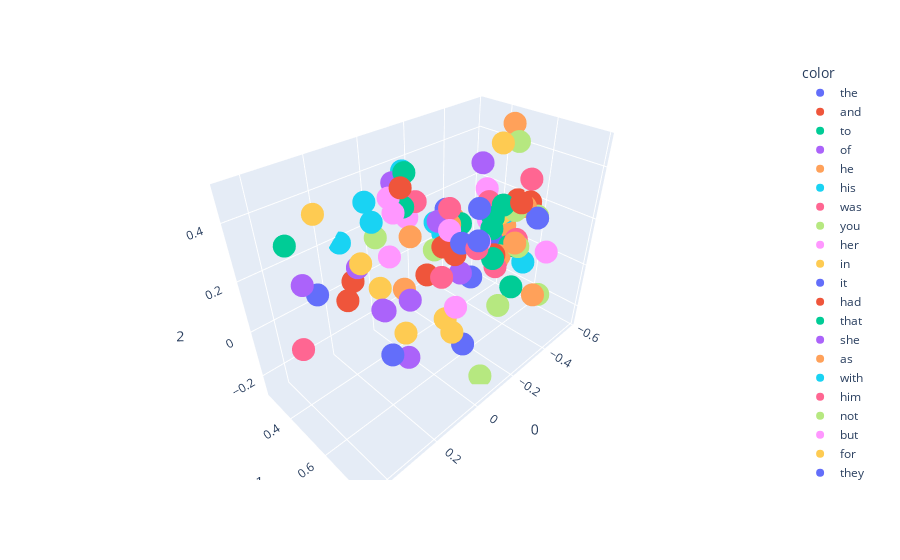

Notebook source saved alongside this figure:
### Code cell
import plotly.express as px
fig=px.scatter_3d(x[:100],x=0,y=1,z=2,color= self_model.wv.index_to_key[:100])
fig.show()

### Figure 1 — Plotly figure (JSON) as saved in the notebook; plotly's stock layout.template omitted (floating-point values rounded to 4 significant figures)
{"data": [{"hovertemplate": "color=the<br>0=%{x}<br>1=%{y}<br>2=%{z}<extra></extra>", "legendgroup": "the", "marker": {"color": "#636efa", "symbol": "circle"}, "mode": "markers", "name": "the", "scene": "scene", "showlegend": true, "type": "scatter3d", "x": [0.1778], "y": [0.5853], "z": [-0.08194]}, {"hovertemplate": "color=and<br>0=%{x}<br>1=%{y}<br>2=%{z}<extra></extra>", "legendgroup": "and", "marker": {"color": "#EF553B", "symbol": "circle"}, "mode": "markers", "name": "and", "scene": "scene", "showlegend": true, "type": "scatter3d", "x": [0.17], "y": [0.3484], "z": [0.00561]}, {"hovertemplate": "color=to<br>0=%{x}<br>1=%{y}<br>2=%{z}<extra></extra>", "legendgroup": "to", "marker": {"color": "#00cc96", "symbol": "circle"}, "mode": "markers", "name": "to", "scene": "scene", "showlegend": true, "type": "scatter3d", "x": [-0.2956], "y": [0.5872], "z": [0.1983]}, {"hovertemplate": "color=of<br>0=%{x}<br>1=%{y}<br>2=%{z}<extra></extra>", "legendgroup": "of", "marker": {"color": "#ab63fa", "symbol": "circle"}, "mode": "markers", "name": "of", "scene": "scene", "showlegend": true, "type": "scatter3d", "x": [0.01633], "y": [0.3539], "z": [-0.1274]}, {"hovertemplate": "color=he<br>0=%{x}<br>1=%{y}<br>2=%{z}<extra></extra>", "legendgroup": "he", "marker": {"color": "#FFA15A", "symbol": "circle"}, "mode": "markers", "name": "he", "scene": "scene", "showlegend": true, "type": "scatter3d", "x": [-0.1207], "y": [0.5487], "z": [0.2707]}, {"hovertemplate": "color=his<br>0=%{x}<br>1=%{y}<br>2=%{z}<extra></extra>", "legendgroup": "his", "marker": {"color": "#19d3f3", "symbol": "circle"}, "mode": "markers", "name": "his", "scene": "scene", "showlegend": true, "type": "scatter3d", "x": [0.02971], "y": [0.2993], "z": [0.315]}, {"hovertemplate": "color=was<br>0=%{x}<br>1=%{y}<br>2=%{z}<extra></extra>", "legendgroup": "was", "marker": {"color": "#FF6692", "symbol": "circle"}, "mode": "markers", "name": "was", "scene": "scene", "showlegend": true, "type": "scatter3d", "x": [-0.1078], "y": [0.4003], "z": [0.3038]}, {"hovertemplate": "color=you<br>0=%{x}<br>1=%{y}<br>2=%{z}<extra></extra>", "legendgroup": "you", "marker": {"color": "#B6E880", "symbol": "circle"}, "mode": "markers", "name": "you", "scene": "scene", "showlegend": true, "type": "scatter3d", "x": [-0.532], "y": [0.6157], "z": [0.1662]}, {"hovertemplate": "color=her<br>0=%{x}<br>1=%{y}<br>2=%{z}<extra></extra>", "legendgroup": "her", "marker": {"color": "#FF97FF", "symbol": "circle"}, "mode": "markers", "name": "her", "scene": "scene", "showlegend": true, "type": "scatter3d", "x": [0.005272], "y": [0.3968], "z": [0.3569]}, {"hovertemplate": "color=in<br>0=%{x}<br>1=%{y}<br>2=%{z}<extra></extra>", "legendgroup": "in", "marker": {"color": "#FECB52", "symbol": "circle"}, "mode": "markers", "name": "in", "scene": "scene", "showlegend": true, "type": "scatter3d", "x": [0.08696], "y": [0.4267], "z": [0.05675]}, {"hovertemplate": "color=it<br>0=%{x}<br>1=%{y}<br>2=%{z}<extra></extra>", "legendgroup": "it", "marker": {"color": "#636efa", "symbol": "circle"}, "mode": "markers", "name": "it", "scene": "scene", "showlegend": true, "type": "scatter3d", "x": [-0.09636], "y": [0.6244], "z": [0.2436]}, {"hovertemplate": "color=had<br>0=%{x}<br>1=%{y}<br>2=%{z}<extra></extra>", "legendgroup": "had", "marker": {"color": "#EF553B", "symbol": "circle"}, "mode": "markers", "name": "had", "scene": "scene", "showlegend": true, "type": "scatter3d", "x": [-0.1329], "y": [0.508], "z": [0.1601]}, {"hovertemplate": "color=that<br>0=%{x}<br>1=%{y}<br>2=%{z}<extra></extra>", "legendgroup": "that", "marker": {"color": "#00cc96", "symbol": "circle"}, "mode": "markers", "name": "that", "scene": "scene", "showlegend": true, "type": "scatter3d", "x": [-0.289], "y": [0.6057], "z": [0.08457]}, {"hovertemplate": "color=she<br>0=%{x}<br>1=%{y}<br>2=%{z}<extra></extra>", "legendgroup": "she", "marker": {"color": "#ab63fa", "symbol": "circle"}, "mode": "markers", "name": "she", "scene": "scene", "showlegend": true, "type": "scatter3d", "x": [-0.09303], "y": [0.5233], "z": [0.2836]}, {"hovertemplate": "color=as<br>0=%{x}<br>1=%{y}<br>2=%{z}<extra></extra>", "legendgroup": "as", "marker": {"color": "#FFA15A", "symbol": "circle"}, "mode": "markers", "name": "as", "scene": "scene", "showlegend": true, "type": "scatter3d", "x": [-0.01334], "y": [0.4747], "z": [0.2387]}, {"hovertemplate": "color=with<br>0=%{x}<br>1=%{y}<br>2=%{z}<extra></extra>", "legendgroup": "with", "marker": {"color": "#19d3f3", "symbol": "circle"}, "mode": "markers", "name": "with", "scene": "scene", "showlegend": true, "type": "scatter3d", "x": [0.1246], "y": [0.27], "z": [0.1848]}, {"hovertemplate": "color=him<br>0=%{x}<br>1=%{y}<br>2=%{z}<extra></extra>", "legendgroup": "him", "marker": {"color": "#FF6692", "symbol": "circle"}, "mode": "markers", "name": "him", "scene": "scene", "showlegend": true, "type": "scatter3d", "x": [-0.1206], "y": [0.5471], "z": [0.329]}, {"hovertemplate": "color=not<br>0=%{x}<br>1=%{y}<br>2=%{z}<extra></extra>", "legendgroup": "not", "marker": {"color": "#B6E880", "symbol": "circle"}, "mode": "markers", "name": "not", "scene": "scene", "showlegend": true, "type": "scatter3d", "x": [-0.457], "y": [0.566], "z": [0.1996]}, {"hovertemplate": "color=but<br>0=%{x}<br>1=%{y}<br>2=%{z}<extra></extra>", "legendgroup": "but", "marker": {"color": "#FF97FF", "symbol": "circle"}, "mode": "markers", "name": "but", "scene": "scene", "showlegend": true, "type": "scatter3d", "x": [-0.2324], "y": [0.5871], "z": [0.1723]}, {"hovertemplate": "color=for<br>0=%{x}<br>1=%{y}<br>2=%{z}<extra></extra>", "legendgroup": "for", "marker": {"color": "#FECB52", "symbol": "circle"}, "mode": "markers", "name": "for", "scene": "scene", "showlegend": true, "type": "scatter3d", "x": [-0.4338], "y": [0.5202], "z": [0.1813]}, {"hovertemplate": "color=they<br>0=%{x}<br>1=%{y}<br>2=%{z}<extra></extra>", "legendgroup": "they", "marker": {"color": "#636efa", "symbol": "circle"}, "mode": "markers", "name": "they", "scene": "scene", "showlegend": true, "type": "scatter3d", "x": [-0.02126], "y": [0.7117], "z": [-0.0821]}, {"hovertemplate": "color=is<br>0=%{x}<br>1=%{y}<br>2=%{z}<extra></extra>", "legendgroup": "is", "marker": {"color": "#EF553B", "symbol": "circle"}, "mode": "markers", "name": "is", "scene": "scene", "showlegend": true, "type": "scatter3d", "x": [-0.5759], "y": [0.4908], "z": [0.1727]}, {"hovertemplate": "color=at<br>0=%{x}<br>1=%{y}<br>2=%{z}<extra></extra>", "legendgroup": "at", "marker": {"color": "#00cc96", "symbol": "circle"}, "mode": "markers", "name": "at", "scene": "scene", "showlegend": true, "type": "scatter3d", "x": [-0.05284], "y": [0.3985], "z": [0.3033]}, {"hovertemplate": "color=on<br>0=%{x}<br>1=%{y}<br>2=%{z}<extra></extra>", "legendgroup": "on", "marker": {"color": "#ab63fa", "symbol": "circle"}, "mode": "markers", "name": "on", "scene": "scene", "showlegend": true, "type": "scatter3d", "x": [0.1925], "y": [0.4588], "z": [0.21]}, {"hovertemplate": "color=said<br>0=%{x}<br>1=%{y}<br>2=%{z}<extra></extra>", "legendgroup": "said", "marker": {"color": "#FFA15A", "symbol": "circle"}, "mode": "markers", "name": "said", "scene": "scene", "showlegend": true, "type": "scatter3d", "x": [-0.533], "y": [0.4727], "z": [0.4849]}, {"hovertemplate": "color=my<br>0=%{x}<br>1=%{y}<br>2=%{z}<extra></extra>", "legendgroup": "my", "marker": {"color": "#19d3f3", "symbol": "circle"}, "mode": "markers", "name": "my", "scene": "scene", "showlegend": true, "type": "scatter3d", "x": [-0.4755], "y": [0.5094], "z": [0.1648]}, {"hovertemplate": "color=have<br>0=%{x}<br>1=%{y}<br>2=%{z}<extra></extra>", "legendgroup": "have", "marker": {"color": "#FF6692", "symbol": "circle"}, "mode": "markers", "name": "have", "scene": "scene", "showlegend": true, "type": "scatter3d", "x": [-0.4007], "y": [0.6216], "z": [0.1232]}, {"hovertemplate": "color=be<br>0=%{x}<br>1=%{y}<br>2=%{z}<extra></extra>", "legendgroup": "be", "marker": {"color": "#B6E880", "symbol": "circle"}, "mode": "markers", "name": "be", "scene": "scene", "showlegend": true, "type": "scatter3d", "x": [-0.3834], "y": [0.6433], "z": [0.1098]}, {"hovertemplate": "color=lord<br>0=%{x}<br>1=%{y}<br>2=%{z}<extra></extra>", "legendgroup": "lord", "marker": {"color": "#FF97FF", "symbol": "circle"}, "mode": "markers", "name": "lord", "scene": "scene", "showlegend": true, "type": "scatter3d", "x": [-0.4797], "y": [0.4254], "z": [0.09636]}, {"hovertemplate": "color=them<br>0=%{x}<br>1=%{y}<br>2=%{z}<extra></extra>", "legendgroup": "them", "marker": {"color": "#FECB52", "symbol": "circle"}, "mode": "markers", "name": "them", "scene": "scene", "showlegend": true, "type": "scatter3d", "x": [0.003104], "y": [0.6839], "z": [-0.03162]}, {"hovertemplate": "color=no<br>0=%{x}<br>1=%{y}<br>2=%{z}<extra></extra>", "legendgroup": "no", "marker": {"color": "#636efa", "symbol": "circle"}, "mode": "markers", "name": "no", "scene": "scene", "showlegend": true, "type": "scatter3d", "x": [-0.3756], "y": [0.5346], "z": [0.08301]}, {"hovertemplate": "color=from<br>0=%{x}<br>1=%{y}<br>2=%{z}<extra></extra>", "legendgroup": "from", "marker": {"color": "#EF553B", "symbol": "circle"}, "mode": "markers", "name": "from", "scene": "scene", "showlegend": true, "type": "scatter3d", "x": [0.1981], "y": [0.4346], "z": [0.1481]}, {"hovertemplate": "color=would<br>0=%{x}<br>1=%{y}<br>2=%{z}<extra></extra>", "legendgroup": "would", "marker": {"color": "#00cc96", "symbol": "circle"}, "mode": "markers", "name": "would", "scene": "scene", "showlegend": true, "type": "scatter3d", "x": [-0.3915], "y": [0.5569], "z": [0.2429]}, {"hovertemplate": "color=were<br>0=%{x}<br>1=%{y}<br>2=%{z}<extra></extra>", "legendgroup": "were", "marker": {"color": "#ab63fa", "symbol": "circle"}, "mode": "markers", "name": "were", "scene": "scene", "showlegend": true, "type": "scatter3d", "x": [0.01803], "y": [0.5002], "z": [0.008043]}, {"hovertemplate": "color=me<br>0=%{x}<br>1=%{y}<br>2=%{z}<extra></extra>", "legendgroup": "me", "marker": {"color": "#FFA15A", "symbol": "circle"}, "mode": "markers", "name": "me", "scene": "scene", "showlegend": true, "type": "scatter3d", "x": [-0.4953], "y": [0.5815], "z": [0.207]}, {"hovertemplate": "color=your<br>0=%{x}<br>1=%{y}<br>2=%{z}<extra></extra>", "legendgroup": "your", "marker": {"color": "#19d3f3", "symbol": "circle"}, "mode": "markers", "name": "your", "scene": "scene", "showlegend": true, "type": "scatter3d", "x": [-0.4574], "y": [0.4806], "z": [0.1671]}, {"hovertemplate": "color=one<br>0=%{x}<br>1=%{y}<br>2=%{z}<extra></extra>", "legendgroup": "one", "marker": {"color": "#FF6692", "symbol": "circle"}, "mode": "markers", "name": "one", "scene": "scene", "showlegend": true, "type": "scatter3d", "x": [-0.03673], "y": [0.596], "z": [0.1262]}, {"hovertemplate": "color=all<br>0=%{x}<br>1=%{y}<br>2=%{z}<extra></extra>", "legendgroup": "all", "marker": {"color": "#B6E880", "symbol": "circle"}, "mode": "markers", "name": "all", "scene": "scene", "showlegend": true, "type": "scatter3d", "x": [-0.2261], "y": [0.6928], "z": [-0.04508]}, {"hovertemplate": "color=when<br>0=%{x}<br>1=%{y}<br>2=%{z}<extra></extra>", "legendgroup": "when", "marker": {"color": "#FF97FF", "symbol": "circle"}, "mode": "markers", "name": "when", "scene": "scene", "showlegend": true, "type": "scatter3d", "x": [-0.09147], "y": [0.5761], "z": [0.2724]}, {"hovertemplate": "color=will<br>0=%{x}<br>1=%{y}<br>2=%{z}<extra></extra>", "legendgroup": "will", "marker": {"color": "#FECB52", "symbol": "circle"}, "mode": "markers", "name": "will", "scene": "scene", "showlegend": true, "type": "scatter3d", "x": [-0.4886], "y": [0.5346], "z": [0.1805]}, {"hovertemplate": "color=ser<br>0=%{x}<br>1=%{y}<br>2=%{z}<extra></extra>", "legendgroup": "ser", "marker": {"color": "#636efa", "symbol": "circle"}, "mode": "markers", "name": "ser", "scene": "scene", "showlegend": true, "type": "scatter3d", "x": [-0.3769], "y": [0.2895], "z": [0.1301]}, {"hovertemplate": "color=if<br>0=%{x}<br>1=%{y}<br>2=%{z}<extra></extra>", "legendgroup": "if", "marker": {"color": "#EF553B", "symbol": "circle"}, "mode": "markers", "name": "if", "scene": "scene", "showlegend": true, "type": "scatter3d", "x": [-0.4003], "y": [0.6274], "z": [0.2747]}, {"hovertemplate": "color=so<br>0=%{x}<br>1=%{y}<br>2=%{z}<extra></extra>", "legendgroup": "so", "marker": {"color": "#00cc96", "symbol": "circle"}, "mode": "markers", "name": "so", "scene": "scene", "showlegend": true, "type": "scatter3d", "x": [-0.1686], "y": [0.5529], "z": [0.2562]}, {"hovertemplate": "color=their<br>0=%{x}<br>1=%{y}<br>2=%{z}<extra></extra>", "legendgroup": "their", "marker": {"color": "#ab63fa", "symbol": "circle"}, "mode": "markers", "name": "their", "scene": "scene", "showlegend": true, "type": "scatter3d", "x": [0.0676], "y": [0.5382], "z": [-0.2044]}, {"hovertemplate": "color=we<br>0=%{x}<br>1=%{y}<br>2=%{z}<extra></extra>", "legendgroup": "we", "marker": {"color": "#FFA15A", "symbol": "circle"}, "mode": "markers", "name": "we", "scene": "scene", "showlegend": true, "type": "scatter3d", "x": [-0.3674], "y": [0.7414], "z": [-0.04838]}, {"hovertemplate": "color=could<br>0=%{x}<br>1=%{y}<br>2=%{z}<extra></extra>", "legendgroup": "could", "marker": {"color": "#19d3f3", "symbol": "circle"}, "mode": "markers", "name": "could", "scene": "scene", "showlegend": true, "type": "scatter3d", "x": [-0.09533], "y": [0.5072], "z": [0.2718]}, {"hovertemplate": "color=are<br>0=%{x}<br>1=%{y}<br>2=%{z}<extra></extra>", "legendgroup": "are", "marker": {"color": "#FF6692", "symbol": "circle"}, "mode": "markers", "name": "are", "scene": "scene", "showlegend": true, "type": "scatter3d", "x": [-0.4173], "y": [0.5281], "z": [-0.02394]}, {"hovertemplate": "color=man<br>0=%{x}<br>1=%{y}<br>2=%{z}<extra></extra>", "legendgroup": "man", "marker": {"color": "#B6E880", "symbol": "circle"}, "mode": "markers", "name": "man", "scene": "scene", "showlegend": true, "type": "scatter3d", "x": [-0.1125], "y": [0.4869], "z": [0.1479]}, {"hovertemplate": "color=there<br>0=%{x}<br>1=%{y}<br>2=%{z}<extra></extra>", "legendgroup": "there", "marker": {"color": "#FF97FF", "symbol": "circle"}, "mode": "markers", "name": "there", "scene": "scene", "showlegend": true, "type": "scatter3d", "x": [-0.08315], "y": [0.6195], "z": [-0.01294]}, {"hovertemplate": "color=this<br>0=%{x}<br>1=%{y}<br>2=%{z}<extra></extra>", "legendgroup": "this", "marker": {"color": "#FECB52", "symbol": "circle"}, "mode": "markers", "name": "this", "scene": "scene", "showlegend": true, "type": "scatter3d", "x": [-0.4256], "y": [0.6066], "z": [0.09924]}, {"hovertemplate": "color=up<br>0=%{x}<br>1=%{y}<br>2=%{z}<extra></extra>", "legendgroup": "up", "marker": {"color": "#636efa", "symbol": "circle"}, "mode": "markers", "name": "up", "scene": "scene", "showlegend": true, "type": "scatter3d", "x": [0.4063], "y": [0.5762], "z": [0.2878]}, {"hovertemplate": "color=been<br>0=%{x}<br>1=%{y}<br>2=%{z}<extra></extra>", "legendgroup": "been", "marker": {"color": "#EF553B", "symbol": "circle"}, "mode": "markers", "name": "been", "scene": "scene", "showlegend": true, "type": "scatter3d", "x": [-0.1654], "y": [0.535], "z": [0.1261]}, {"hovertemplate": "color=what<br>0=%{x}<br>1=%{y}<br>2=%{z}<extra></extra>", "legendgroup": "what", "marker": {"color": "#00cc96", "symbol": "circle"}, "mode": "markers", "name": "what", "scene": "scene", "showlegend": true, "type": "scatter3d", "x": [-0.4], "y": [0.5959], "z": [0.0845]}, {"hovertemplate": "color=did<br>0=%{x}<br>1=%{y}<br>2=%{z}<extra></extra>", "legendgroup": "did", "marker": {"color": "#ab63fa", "symbol": "circle"}, "mode": "markers", "name": "did", "scene": "scene", "showlegend": true, "type": "scatter3d", "x": [-0.3666], "y": [0.4724], "z": [0.386]}, {"hovertemplate": "color=by<br>0=%{x}<br>1=%{y}<br>2=%{z}<extra></extra>", "legendgroup": "by", "marker": {"color": "#FFA15A", "symbol": "circle"}, "mode": "markers", "name": "by", "scene": "scene", "showlegend": true, "type": "scatter3d", "x": [-0.01613], "y": [0.4326], "z": [0.0005262]}, {"hovertemplate": "color=king<br>0=%{x}<br>1=%{y}<br>2=%{z}<extra></extra>", "legendgroup": "king", "marker": {"color": "#19d3f3", "symbol": "circle"}, "mode": "markers", "name": "king", "scene": "scene", "showlegend": true, "type": "scatter3d", "x": [-0.4075], "y": [0.657], "z": [0.03699]}, {"hovertemplate": "color=do<br>0=%{x}<br>1=%{y}<br>2=%{z}<extra></extra>", "legendgroup": "do", "marker": {"color": "#FF6692", "symbol": "circle"}, "mode": "markers", "name": "do", "scene": "scene", "showlegend": true, "type": "scatter3d", "x": [-0.5496], "y": [0.5598], "z": [0.2926]}, {"hovertemplate": "color=men<br>0=%{x}<br>1=%{y}<br>2=%{z}<extra></extra>", "legendgroup": "men", "marker": {"color": "#B6E880", "symbol": "circle"}, "mode": "markers", "name": "men", "scene": "scene", "showlegend": true, "type": "scatter3d", "x": [-0.09633], "y": [0.7366], "z": [-0.2735]}, {"hovertemplate": "color=back<br>0=%{x}<br>1=%{y}<br>2=%{z}<extra></extra>", "legendgroup": "back", "marker": {"color": "#FF97FF", "symbol": "circle"}, "mode": "markers", "name": "back", "scene": "scene", "showlegend": true, "type": "scatter3d", "x": [0.1704], "y": [0.6148], "z": [0.4518]}, {"hovertemplate": "color=out<br>0=%{x}<br>1=%{y}<br>2=%{z}<extra></extra>", "legendgroup": "out", "marker": {"color": "#FECB52", "symbol": "circle"}, "mode": "markers", "name": "out", "scene": "scene", "showlegend": true, "type": "scatter3d", "x": [0.2519], "y": [0.5618], "z": [0.3036]}, {"hovertemplate": "color=more<br>0=%{x}<br>1=%{y}<br>2=%{z}<extra></extra>", "legendgroup": "more", "marker": {"color": "#636efa", "symbol": "circle"}, "mode": "markers", "name": "more", "scene": "scene", "showlegend": true, "type": "scatter3d", "x": [-0.2219], "y": [0.5646], "z": [0.01654]}, {"hovertemplate": "color=or<br>0=%{x}<br>1=%{y}<br>2=%{z}<extra></extra>", "legendgroup": "or", "marker": {"color": "#EF553B", "symbol": "circle"}, "mode": "markers", "name": "or", "scene": "scene", "showlegend": true, "type": "scatter3d", "x": [-0.3301], "y": [0.5791], "z": [0.06922]}, {"hovertemplate": "color=who<br>0=%{x}<br>1=%{y}<br>2=%{z}<extra></extra>", "legendgroup": "who", "marker": {"color": "#00cc96", "symbol": "circle"}, "mode": "markers", "name": "who", "scene": "scene", "showlegend": true, "type": "scatter3d", "x": [-0.408], "y": [0.6157], "z": [-0.1008]}, {"hovertemplate": "color=down<br>0=%{x}<br>1=%{y}<br>2=%{z}<extra></extra>", "legendgroup": "down", "marker": {"color": "#ab63fa", "symbol": "circle"}, "mode": "markers", "name": "down", "scene": "scene", "showlegend": true, "type": "scatter3d", "x": [0.451], "y": [0.5902], "z": [0.3495]}, {"hovertemplate": "color=well<br>0=%{x}<br>1=%{y}<br>2=%{z}<extra></extra>", "legendgroup": "well", "marker": {"color": "#FFA15A", "symbol": "circle"}, "mode": "markers", "name": "well", "scene": "scene", "showlegend": true, "type": "scatter3d", "x": [-0.3538], "y": [0.5856], "z": [0.05692]}, {"hovertemplate": "color=than<br>0=%{x}<br>1=%{y}<br>2=%{z}<extra></extra>", "legendgroup": "than", "marker": {"color": "#19d3f3", "symbol": "circle"}, "mode": "markers", "name": "than", "scene": "scene", "showlegend": true, "type": "scatter3d", "x": [-0.1891], "y": [0.4532], "z": [0.1671]}, {"hovertemplate": "color=only<br>0=%{x}<br>1=%{y}<br>2=%{z}<extra></extra>", "legendgroup": "only", "marker": {"color": "#FF6692", "symbol": "circle"}, "mode": "markers", "name": "only", "scene": "scene", "showlegend": true, "type": "scatter3d", "x": [-0.3072], "y": [0.6059], "z": [0.04028]}, {"hovertemplate": "color=like<br>0=%{x}<br>1=%{y}<br>2=%{z}<extra></extra>", "legendgroup": "like", "marker": {"color": "#B6E880", "symbol": "circle"}, "mode": "markers", "name": "like", "scene": "scene", "showlegend": true, "type": "scatter3d", "x": [0.06917], "y": [0.3978], "z": [0.2372]}, {"hovertemplate": "color=jon<br>0=%{x}<br>1=%{y}<br>2=%{z}<extra></extra>", "legendgroup": "jon", "marker": {"color": "#FF97FF", "symbol": "circle"}, "mode": "markers", "name": "jon", "scene": "scene", "showlegend": true, "type": "scatter3d", "x": [-0.07535], "y": [0.3916], "z": [0.2521]}, {"hovertemplate": "color=some<br>0=%{x}<br>1=%{y}<br>2=%{z}<extra></extra>", "legendgroup": "some", "marker": {"color": "#FECB52", "symbol": "circle"}, "mode": "markers", "name": "some", "scene": "scene", "showlegend": true, "type": "scatter3d", "x": [-0.1335], "y": [0.5241], "z": [-0.1536]}, {"hovertemplate": "color=father<br>0=%{x}<br>1=%{y}<br>2=%{z}<extra></extra>", "legendgroup": "father", "marker": {"color": "#636efa", "symbol": "circle"}, "mode": "markers", "name": "father", "scene": "scene", "showlegend": true, "type": "scatter3d", "x": [-0.4873], "y": [0.6449], "z": [0.1868]}, {"hovertemplate": "color=old<br>0=%{x}<br>1=%{y}<br>2=%{z}<extra></extra>", "legendgroup": "old", "marker": {"color": "#EF553B", "symbol": "circle"}, "mode": "markers", "name": "old", "scene": "scene", "showlegend": true, "type": "scatter3d", "x": [-0.1539], "y": [0.4063], "z": [-0.02045]}, {"hovertemplate": "color=hand<br>0=%{x}<br>1=%{y}<br>2=%{z}<extra></extra>", "legendgroup": "hand", "marker": {"color": "#00cc96", "symbol": "circle"}, "mode": "markers", "name": "hand", "scene": "scene", "showlegend": true, "type": "scatter3d", "x": [0.03657], "y": [0.512], "z": [0.491]}, {"hovertemplate": "color=even<br>0=%{x}<br>1=%{y}<br>2=%{z}<extra></extra>", "legendgroup": "even", "marker": {"color": "#ab63fa", "symbol": "circle"}, "mode": "markers", "name": "even", "scene": "scene", "showlegend": true, "type": "scatter3d", "x": [-0.1822], "y": [0.5489], "z": [0.04592]}, {"hovertemplate": "color=too<br>0=%{x}<br>1=%{y}<br>2=%{z}<extra></extra>", "legendgroup": "too", "marker": {"color": "#FFA15A", "symbol": "circle"}, "mode": "markers", "name": "too", "scene": "scene", "showlegend": true, "type": "scatter3d", "x": [-0.2403], "y": [0.4518], "z": [0.2103]}, {"hovertemplate": "color=tyrion<br>0=%{x}<br>1=%{y}<br>2=%{z}<extra></extra>", "legendgroup": "tyrion", "marker": {"color": "#19d3f3", "symbol": "circle"}, "mode": "markers", "name": "tyrion", "scene": "scene", "showlegend": true, "type": "scatter3d", "x": [-0.1479], "y": [0.2915], "z": [0.3677]}, {"hovertemplate": "color=before<br>0=%{x}<br>1=%{y}<br>2=%{z}<extra></extra>", "legendgroup": "before", "marker": {"color": "#FF6692", "symbol": "circle"}, "mode": "markers", "name": "before", "scene": "scene", "showlegend": true, "type": "scatter3d", "x": [-0.1231], "y": [0.6661], "z": [0.2299]}, {"hovertemplate": "color=never<br>0=%{x}<br>1=%{y}<br>2=%{z}<extra></extra>", "legendgroup": "never", "marker": {"color": "#B6E880", "symbol": "circle"}, "mode": "markers", "name": "never", "scene": "scene", "showlegend": true, "type": "scatter3d", "x": [-0.4776], "y": [0.5729], "z": [0.2186]}, {"hovertemplate": "color=an<br>0=%{x}<br>1=%{y}<br>2=%{z}<extra></extra>", "legendgroup": "an", "marker": {"color": "#FF97FF", "symbol": "circle"}, "mode": "markers", "name": "an", "scene": "scene", "showlegend": true, "type": "scatter3d", "x": [-0.03827], "y": [0.3319], "z": [0.0806]}, {"hovertemplate": "color=off<br>0=%{x}<br>1=%{y}<br>2=%{z}<extra></extra>", "legendgroup": "off", "marker": {"color": "#FECB52", "symbol": "circle"}, "mode": "markers", "name": "off", "scene": "scene", "showlegend": true, "type": "scatter3d", "x": [0.2951], "y": [0.4201], "z": [0.4207]}, {"hovertemplate": "color=see<br>0=%{x}<br>1=%{y}<br>2=%{z}<extra></extra>", "legendgroup": "see", "marker": {"color": "#636efa", "symbol": "circle"}, "mode": "markers", "name": "see", "scene": "scene", "showlegend": true, "type": "scatter3d", "x": [-0.1621], "y": [0.6357], "z": [0.3471]}, {"hovertemplate": "color=know<br>0=%{x}<br>1=%{y}<br>2=%{z}<extra></extra>", "legendgroup": "know", "marker": {"color": "#EF553B", "symbol": "circle"}, "mode": "markers", "name": "know", "scene": "scene", "showlegend": true, "type": "scatter3d", "x": [-0.5599], "y": [0.5597], "z": [0.1947]}, {"hovertemplate": "color=into<br>0=%{x}<br>1=%{y}<br>2=%{z}<extra></extra>", "legendgroup": "into", "marker": {"color": "#00cc96", "symbol": "circle"}, "mode": "markers", "name": "into", "scene": "scene", "showlegend": true, "type": "scatter3d", "x": [0.3939], "y": [0.4187], "z": [0.3613]}, {"hovertemplate": "color=made<br>0=%{x}<br>1=%{y}<br>2=%{z}<extra></extra>", "legendgroup": "made", "marker": {"color": "#ab63fa", "symbol": "circle"}, "mode": "markers", "name": "made", "scene": "scene", "showlegend": true, "type": "scatter3d", "x": [-0.03838], "y": [0.3664], "z": [0.3853]}, {"hovertemplate": "color=now<br>0=%{x}<br>1=%{y}<br>2=%{z}<extra></extra>", "legendgroup": "now", "marker": {"color": "#FFA15A", "symbol": "circle"}, "mode": "markers", "name": "now", "scene": "scene", "showlegend": true, "type": "scatter3d", "x": [-0.3287], "y": [0.6659], "z": [0.1593]}, {"hovertemplate": "color=eyes<br>0=%{x}<br>1=%{y}<br>2=%{z}<extra></extra>", "legendgroup": "eyes", "marker": {"color": "#19d3f3", "symbol": "circle"}, "mode": "markers", "name": "eyes", "scene": "scene", "showlegend": true, "type": "scatter3d", "x": [0.1573], "y": [0.4997], "z": [0.3719]}, {"hovertemplate": "color=black<br>0=%{x}<br>1=%{y}<br>2=%{z}<extra></extra>", "legendgroup": "black", "marker": {"color": "#FF6692", "symbol": "circle"}, "mode": "markers", "name": "black", "scene": "scene", "showlegend": true, "type": "scatter3d", "x": [0.3788], "y": [0.3762], "z": [-0.06359]}, {"hovertemplate": "color=told<br>0=%{x}<br>1=%{y}<br>2=%{z}<extra></extra>", "legendgroup": "told", "marker": {"color": "#B6E880", "symbol": "circle"}, "mode": "markers", "name": "told", "scene": "scene", "showlegend": true, "type": "scatter3d", "x": [-0.4618], "y": [0.549], "z": [0.4578]}, {"hovertemplate": "color=lady<br>0=%{x}<br>1=%{y}<br>2=%{z}<extra></extra>", "legendgroup": "lady", "marker": {"color": "#FF97FF", "symbol": "circle"}, "mode": "markers", "name": "lady", "scene": "scene", "showlegend": true, "type": "scatter3d", "x": [-0.545], "y": [0.3575], "z": [0.1852]}, {"hovertemplate": "color=thought<br>0=%{x}<br>1=%{y}<br>2=%{z}<extra></extra>", "legendgroup": "thought", "marker": {"color": "#FECB52", "symbol": "circle"}, "mode": "markers", "name": "thought", "scene": "scene", "showlegend": true, "type": "scatter3d", "x": [-0.338], "y": [0.5745], "z": [0.4935]}, {"hovertemplate": "color=time<br>0=%{x}<br>1=%{y}<br>2=%{z}<extra></extra>", "legendgroup": "time", "marker": {"color": "#636efa", "symbol": "circle"}, "mode": "markers", "name": "time", "scene": "scene", "showlegend": true, "type": "scatter3d", "x": [-0.07037], "y": [0.7137], "z": [0.3032]}, {"hovertemplate": "color=then<br>0=%{x}<br>1=%{y}<br>2=%{z}<extra></extra>", "legendgroup": "then", "marker": {"color": "#EF553B", "symbol": "circle"}, "mode": "markers", "name": "then", "scene": "scene", "showlegend": true, "type": "scatter3d", "x": [0.08422], "y": [0.5481], "z": [0.4719]}, {"hovertemplate": "color=how<br>0=%{x}<br>1=%{y}<br>2=%{z}<extra></extra>", "legendgroup": "how", "marker": {"color": "#00cc96", "symbol": "circle"}, "mode": "markers", "name": "how", "scene": "scene", "showlegend": true, "type": "scatter3d", "x": [-0.3666], "y": [0.535], "z": [0.1936]}, {"hovertemplate": "color=long<br>0=%{x}<br>1=%{y}<br>2=%{z}<extra></extra>", "legendgroup": "long", "marker": {"color": "#ab63fa", "symbol": "circle"}, "mode": "markers", "name": "long", "scene": "scene", "showlegend": true, "type": "scatter3d", "x": [0.1489], "y": [0.5127], "z": [0.04845]}, {"hovertemplate": "color=has<br>0=%{x}<br>1=%{y}<br>2=%{z}<extra></extra>", "legendgroup": "has", "marker": {"color": "#FFA15A", "symbol": "circle"}, "mode": "markers", "name": "has", "scene": "scene", "showlegend": true, "type": "scatter3d", "x": [-0.5302], "y": [0.4712], "z": [0.06694]}, {"hovertemplate": "color=can<br>0=%{x}<br>1=%{y}<br>2=%{z}<extra></extra>", "legendgroup": "can", "marker": {"color": "#19d3f3", "symbol": "circle"}, "mode": "markers", "name": "can", "scene": "scene", "showlegend": true, "type": "scatter3d", "x": [-0.4097], "y": [0.4947], "z": [0.1734]}, {"hovertemplate": "color=might<br>0=%{x}<br>1=%{y}<br>2=%{z}<extra></extra>", "legendgroup": "might", "marker": {"color": "#FF6692", "symbol": "circle"}, "mode": "markers", "name": "might", "scene": "scene", "showlegend": true, "type": "scatter3d", "x": [-0.4126], "y": [0.4753], "z": [0.2191]}, {"hovertemplate": "color=us<br>0=%{x}<br>1=%{y}<br>2=%{z}<extra></extra>", "legendgroup": "us", "marker": {"color": "#B6E880", "symbol": "circle"}, "mode": "markers", "name": "us", "scene": "scene", "showlegend": true, "type": "scatter3d", "x": [-0.4282], "y": [0.7269], "z": [-0.08795]}, {"hovertemplate": "color=come<br>0=%{x}<br>1=%{y}<br>2=%{z}<extra></extra>", "legendgroup": "come", "marker": {"color": "#FF97FF", "symbol": "circle"}, "mode": "markers", "name": "come", "scene": "scene", "showlegend": true, "type": "scatter3d", "x": [-0.3264], "y": [0.7947], "z": [0.1827]}, {"hovertemplate": "color=where<br>0=%{x}<br>1=%{y}<br>2=%{z}<extra></extra>", "legendgroup": "where", "marker": {"color": "#FECB52", "symbol": "circle"}, "mode": "markers", "name": "where", "scene": "scene", "showlegend": true, "type": "scatter3d", "x": [0.1646], "y": [0.6401], "z": [0.04041]}], "layout": {"legend": {"title": {"text": "color"}, "tracegroupgap": 0}, "margin": {"t": 60}, "scene": {"domain": {"x": [0, 1], "y": [0, 1]}, "xaxis": {"title": {"text": "0"}}, "yaxis": {"title": {"text": "1"}}, "zaxis": {"title": {"text": "2"}}}}}
